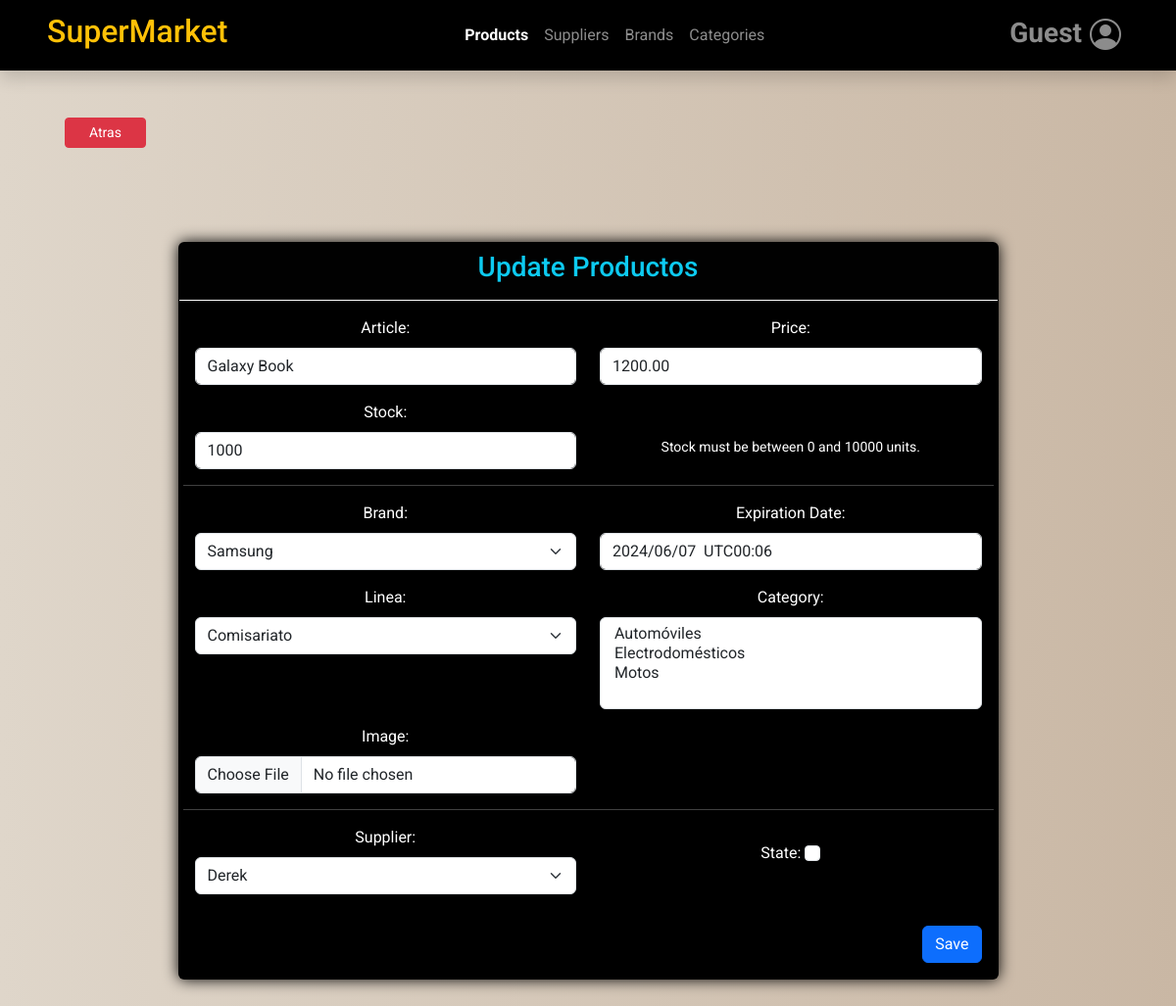
Screenshot of /products/update_product/2/ with the database file from the repository.
### ventas/models.py (models this page shows, shortened)
class Company(models.Model):
    business_name = models.CharField(max_length=100)
    ruc = models.BigIntegerField(unique=True)  # BigIntegerField si el RUC puede ser un número grande

class Product(models.Model):
    class Status(models.TextChoices):
        STORE = 'RS', 'Rio Store'
        FERRISARITO = 'FS', 'Ferrisariato'
        COMISARIATO = 'CS', 'Comisariato'
    description = models.CharField('Articulo',max_length=100)
    cost=models.DecimalField('Costo Producto',max_digits=10,decimal_places=2,default=Decimal('0.0'))
    price=models.DecimalField('Precio',max_digits=10,decimal_places=2,default=Decimal('0.0'))
    stock=models.IntegerField(default=100,help_text="Stock debe estar en 0 y 10000 unidades",verbose_name='Stock')
    iva = models.IntegerField(verbose_name='IVA', choices=((0,'0%'),(5,'5%'),(15,'15%')), default=15)
    expiration_date = models.DateTimeField('Fecha Caducidad',default=timezone.now)
    brand = models.ForeignKey(Brand,on_delete=models.CASCADE,related_name='product',verbose_name='Marca')
    user = models.ForeignKey(User,on_delete=models.CASCADE)
    supplier = models.OneToOneField(Supplier,on_delete=models.CASCADE,verbose_name='Proveedor')
    categories = models.ManyToManyField('Category',verbose_name='Categoria')
    line = models.CharField('Linea',max_length=2,choices=Status.choices,default=Status.COMISARIATO)
    image = models.ImageField(upload_to='products/',blank=True,null=True,default='products/product.png')
    created = models.DateTimeField(auto_now_add=True)
    updated = models.DateTimeField(auto_now=True)
    state = models.BooleanField('Activo', default = True)
    objects = models.Manager()  # Manager predeterminado
    active_products = ActiveProductManager()  #
    class Meta:
        verbose_name = 'Producto'
        verbose_name_plural = 'Productos'
        ordering = ['description']
        indexes = [models.Index(fields=['description']),]

class Brand(models.Model):
    description = models.CharField('Brand',max_length=100)
    user = models.ForeignKey(User,on_delete=models.CASCADE)
    created = models.DateTimeField(auto_now_add=True)
    updated = models.DateTimeField(auto_now=True)
    state = models.BooleanField('Activo', default = True)
    objects = models.Manager()  # Manager predeterminado
    active_brands = ActiveBrandManager()  # Manager filtrado por state=True
    class Meta:
        verbose_name = 'Marca'
        verbose_name_plural = 'Marcas'
        ordering = ['description']
        indexes = [
            models.Index(fields=['description']),]

class Supplier(models.Model):
    name = models.CharField(max_length=100)
    ruc = models.CharField(max_length=13,validators=[valida_cedula])
    address = models.CharField(max_length=200)
    phone = models.CharField(max_length=20,validators=[phone_regex])
    user = models.ForeignKey(User,on_delete=models.CASCADE)
    created = models.DateTimeField(auto_now_add=True)
    updated = models.DateTimeField(auto_now=True)
    state = models.BooleanField('Activo', default = True)
    objects = models.Manager()  # Manager predeterminado
    active_brands = ActiveBrandManager()  # Manager filtrado por state=True
    class Meta:
        verbose_name = 'Proveedor'
        verbose_name_plural = 'Proveedores'
        ordering = ['name']
        indexes = [models.Index(fields=['name']),]

### ventas/views.py (the view)
# urls.py: path('products/update_product/<int:product_id>/', views.update_product, name='update_product'),
def update_product(request, product_id):
    product = get_object_or_404(Product, pk=product_id)
    brands = Brand.objects.all()
    categories = Category.objects.all()
    suppliers = Supplier.objects.all()
    status_choices = Product.Status.choices
    if request.method == 'POST':
        form = ProductForm(request.POST, instance=product)
        if form.is_valid():
            form.save()
            return redirect('ventas:products')
        else:
            return render(request, 'ventas/products/update_product.html', {
                'form': ProductForm(),
                'error_message': form.errors,
                'title1': "Productos",
                'title2': "Update Productos",
                'product': product,
                'company': company,
                'brands': brands,
                'categories': categories,
                'suppliers': suppliers,
                'status_choices': status_choices,
            })
    else:
        form = ProductForm(instance=product)
        data = {
            'form': form,
            "title1": "Productos",
            "title2": "Update Productos",
            'product': product,
            'company': company,
            'brands': brands,
            'categories': categories,
            'suppliers': suppliers,
            'status_choices': status_choices,
        }
        return render(request, 'ventas/products/update_product.html', data)

### ventas/forms.py
class ProductForm(ModelForm):
    class Meta:
        model = Product
        fields = ['description', 'price', 'stock', 'brand', 'categories',
                  'line', 'supplier', 'expiration_date', 'image', 'state']

### templates/ventas/products/update_product.html (shortened to what this page needs)
{% extends 'base.html' %}
{% block content %}
<div class="container mt-5">
    <div class="mx-4">
        <a class="btn btn-danger btn-sm px-4" href="{% url 'ventas:products' %}">Atras</a>
    </div>
    <div class="row">
        <div class="col my-5 pt-5">
            <div class="card text-center bg-black w-75 mx-auto">
                <div class="card-header text-info border-white">
                    <h3>{{ title2 }}</h3>
                </div>
                <div class="card-body text-white">
                    <form method="POST" id="ProductForm">
                        <div class="row">
                            <div class="col-sm-6 mb-3">
                                <label for="id_description" class="form-label">Article:</label>
                                <input type="text" name="description" class="form-control" required value="{{ product.description }}"
                                    id="id_description">
                            </div>
                            <div class="col-sm-6 mb-3">
                                <label for="id_price" class="form-label">Price:</label>
                                <input type="number" name="price" class="form-control" step="0.01" min="0.01"
                                    required value="{{ product.price }}" id="id_price">
                            </div>
                            <div class="row m-0 p-0 align-items-center">
                                <div class="col-sm-6 mb-3">
                                    <label for="id_stock" class="form-label">Stock:</label>
                                    <input type="number" name="stock" class="form-control" required value="{{ product.stock }}" id="id_stock"
                                        aria-describedby="stockHelpInline">
                                </div>
                                <div class="col-sm-6 mb-3 mt-4">
                                    <span id="stockHelpInline" class="form-text">
                                        Stock must be between 0 and 10000 units.
                                    </span>
                                </div>
                            </div>
                            <hr>
                            <div class="col-sm-6 mb-3">
                                <label for="id_brand" class="form-label">Brand:</label>
                                <select name="brand" class="form-select" required="" id="id_brand">
                                    {% for brand in brands %}
                                        <option value="{{ brand.id }}" {% if product.brand_id == brand.id %}selected{% endif %}>{{ brand.description }}</option>
                                    {% endfor %}
                                </select>
                            </div>
                            <div class="col-sm-6 mb-3">
                                <label for="id_expiration_date" class="form-label">Expiration Date:</label>
                                <input type="text" name="expiration_date" class="form-control" value="{{ product.expiration_date|date:'Y/m/d  TH:m' }}" required=""
                                    id="id_expiration_date">
                            </div>
                            <div class="col-sm-6 mb-3">
                                <label for="id_line" class="form-label">Linea:</label>
                                <select name="line" class="form-select" id="id_line">
                                    {% for value, label in status_choices %}
                                    <option value="{{ value }}" {% if product.line == value %}selected{% endif %}>
                                        {{ label }}</option>
                                    {% endfor %}
                                </select>
                            </div>
                            <div class="col-sm-6 mb-3">
                                <label for="id_categories" class="form-label">Category:</label>
                                <select name="categories" class="form-select" required="" id="id_categories" multiple>
                                    {% for category in categories %}
                                        <option value="{{ category.id }}" {% if product.category_id == category.id %}selected{% endif %}>{{ category.description }}</option>
                                    {% endfor %}
                                </select>
                            </div>
                            <div class="col-sm-6 mb-3">
                                <label for="id_image" class="form-label">Image:</label>
                                <input type="file" name="image" class="form-control" accept="image/*" id="id_image" value="{{ product.image }}">
                            </div>
                            <hr>
                            <div class="col-sm-6 mb-3">
                                <label for="id_supplier" class="form-label">Supplier:</label>
                                <select name="supplier" class="form-select" required id="id_supplier">
                                    {% for supplier in suppliers %}
                                        <option value="{{ supplier.id }}" {% if product.supplier_id == supplier.id %}selected{% endif %}>{{ supplier.name }}</option>
                                    {% endfor %}
                                </select>
                            </div>
                            <div class="col-sm-6 my-3">
                                <label for="id_state" class="form-label">State:</label>
                                <input type="checkbox" name="state" class="form-check-input" id="id_state" {% if category.state %}checked{% endif %}>
                            </div>
                            <div class="col-12 text-end border-white mt-3">
                                <button type="submit" class="btn btn-primary">Save</button>
                            </div>
                        </div>
                    </form>
                </div>
            </div>
        </div>
    </div>
</div>
{% endblock %}

### templates/base.html (shortened to what this page needs)
<!doctype html>
<html lang="en">
<head>
    {% load static %}
    <link href="https://cdn.jsdelivr.net/npm/bootstrap@5.3.3/dist/css/bootstrap.min.css" rel="stylesheet"
>
    <link rel="stylesheet" href="https://cdn.jsdelivr.net/npm/bootstrap-icons@1.10.5/font/bootstrap-icons.css">
    <link rel="stylesheet" type="text/css" href="{% static 'css/main.css' %}">
</head>
<body>
    <header id="header" class="shadow">
        <nav class="navbar navbar-expand-lg bg-black navbar-dark sticky-top justify-content-between" id="nav">
            <a href="#" class="navbar-brand mx-5">
                <h2 class="text-warning">{{ company.business_name }}</h2>
            </a>
            <div class="collapse navbar-collapse flex-grow-0 mx-5" id="contenido-nav">
                <ul class="navbar-nav">
                    <li class="nav-item">
                        <a href="{% url 'ventas:products' %}"
                            class="nav-link {% if '/products/' in request.path %}active fw-bold{% endif %}">
                            Products
                        </a>
                    </li>
                    <li class="nav-item">
                        <a href="{% url 'ventas:suppliers' %}"
                            class="nav-link {% if '/suppliers/' in request.path %}active fw-bold{% endif %}">
                            Suppliers
                        </a>
                    </li>
                    <li class="nav-item">
                        <a href="{% url 'ventas:brands' %}"
                            class="nav-link {% if '/brands/' in request.path %}active fw-bold{% endif %}">
                            Brands
                        </a>
                    </li>
                    <li class="nav-item">
                        <a href="{% url 'ventas:categories' %}"
                            class="nav-link {% if '/categories/' in request.path %}active fw-bold{% endif %}">
                            Categories
                        </a>
                    </li>
                </ul>
            </div>
            <div class="collapse navbar-collapse flex-grow-0 mx-5" id="contenido-nav">
                <ul class="navbar-nav">
                    <li class="nav-item dropdown">
                        <div class="btn-group">
                            <a href="#" class="nav-link dropdown fs-3 d-flex align-items-center" id="btn-dropdown-informacion"
                                data-bs-toggle="dropdown" aria-haspopup="true" aria-expanded="true">
                                <div class="d-flex flex-column me-2 fw-bolder">
                                    {% if user.is_authenticated %}
                                    <span class="fs-6">{{ user.username }}</span>
                                    {% else %}
                                    <span>Guest</span>
                                    {% endif %}
                                </div>
                                <i class="bi bi-person-circle"></i>
                            </a>
                        </div>
                    </li>
                </ul>
            </div>
        </nav>
    </header>
    <main id="content">
        {% block content %}{% endblock content %}
    </main>
</body>
</html>

### static/css/main.css (style rules this page uses)
body { font-family: 'Roboto', sans-serif; margin: 0; padding: 0; color: #333333; background: linear-gradient(to right, rgb(231, 200, 170), rgb(223, 214, 202) 0%, #c9b7a4 100%); }
.card { box-shadow: 0 0 15px 0 black; }
#stockHelpInline { color: white; }
.nav-link.dropdown { display: flex; align-items: center; padding: 0; }
.nav-link.dropdown .bi-person-circle { font-size: 2rem; }
.nav-link.dropdown .flex-column { display: flex; flex-direction: column; align-items: flex-start; margin-top: -4px; }

### rows the page displays
Company: business_name "SuperMarket"
Product: description "Galaxy Book", price "1200.00", stock "1000", brand "Samsung", expiration_date "2024/06/07 UTC00:06", line "Comisariato", supplier "Derek"

### other values shown
{{ title2 }} "Update Productos"
